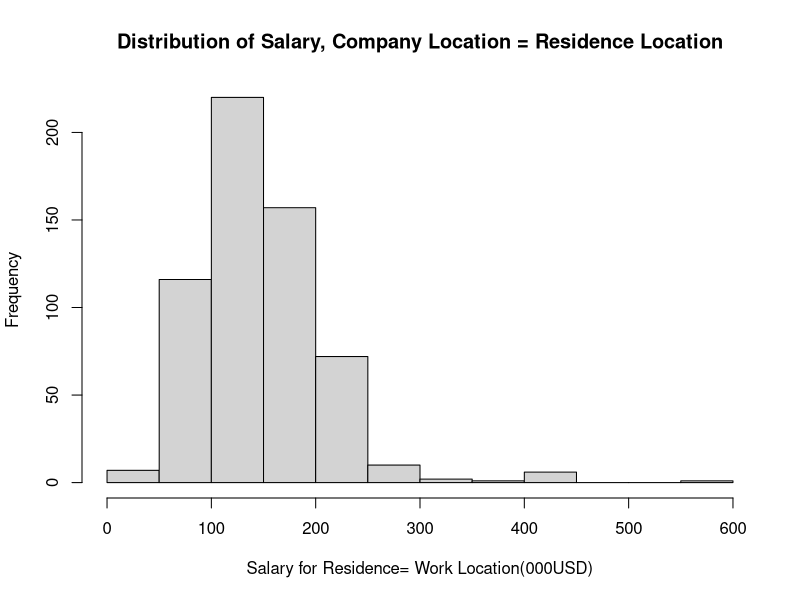
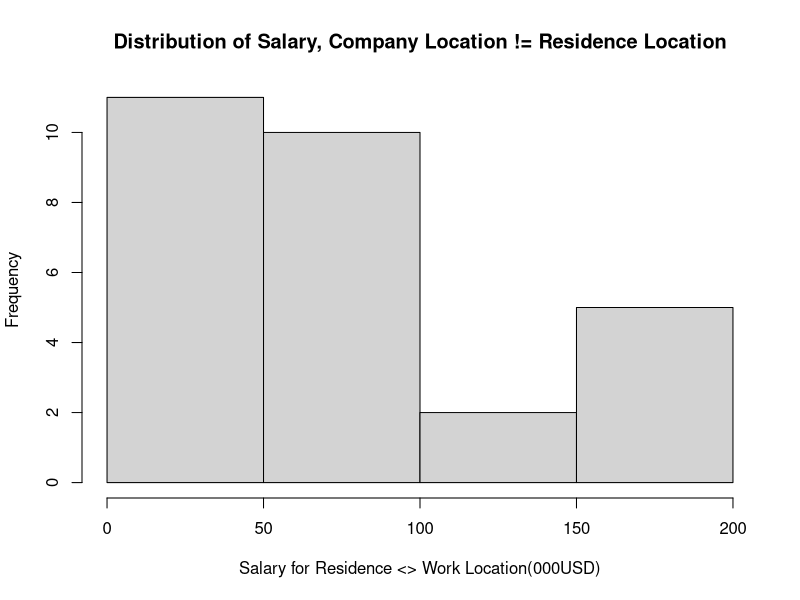
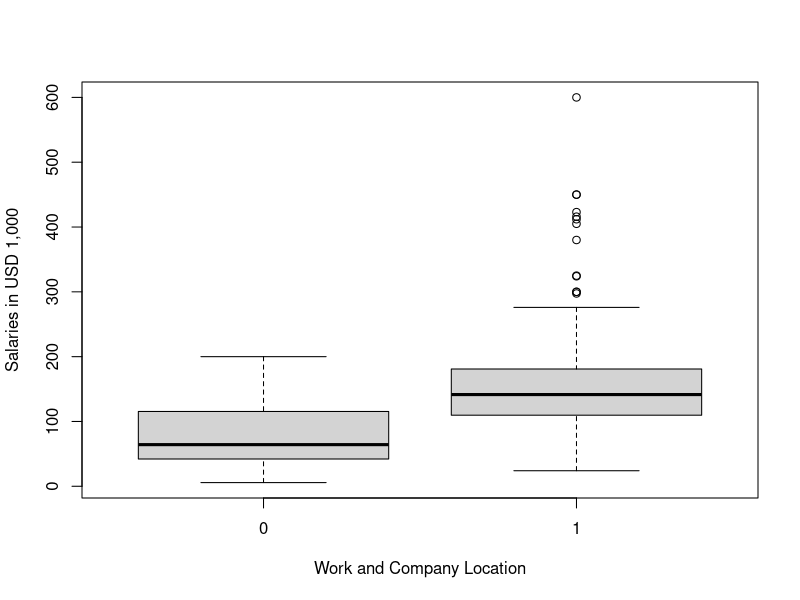
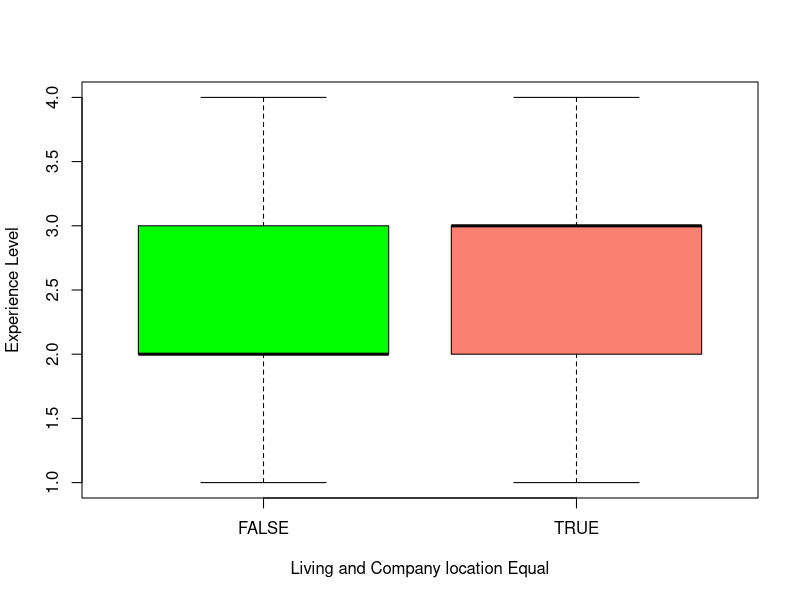
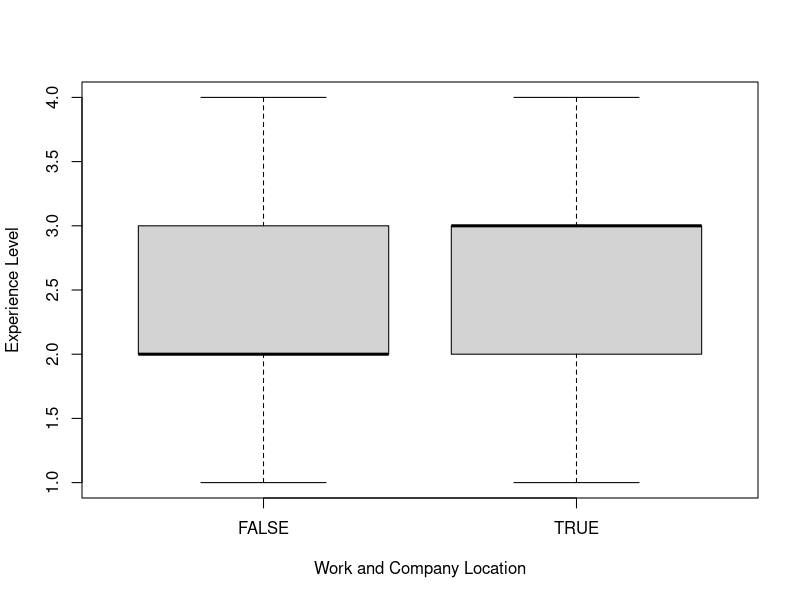
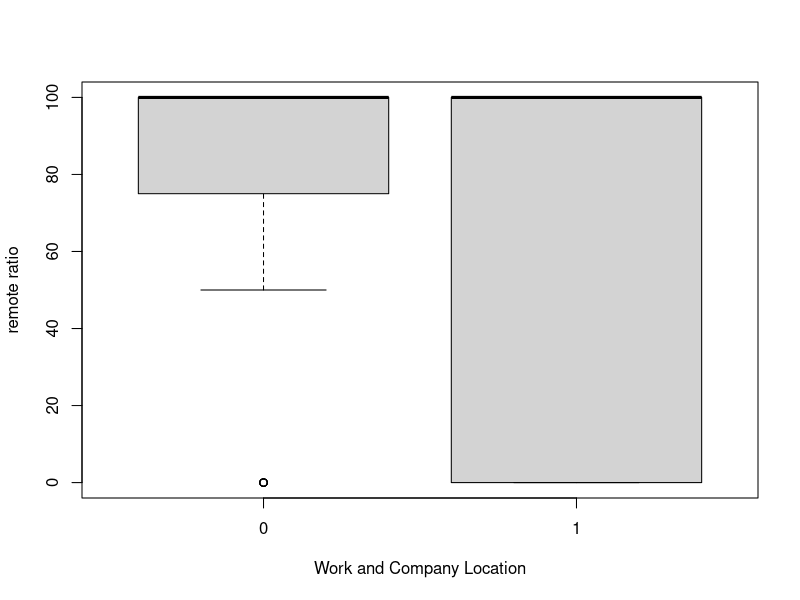
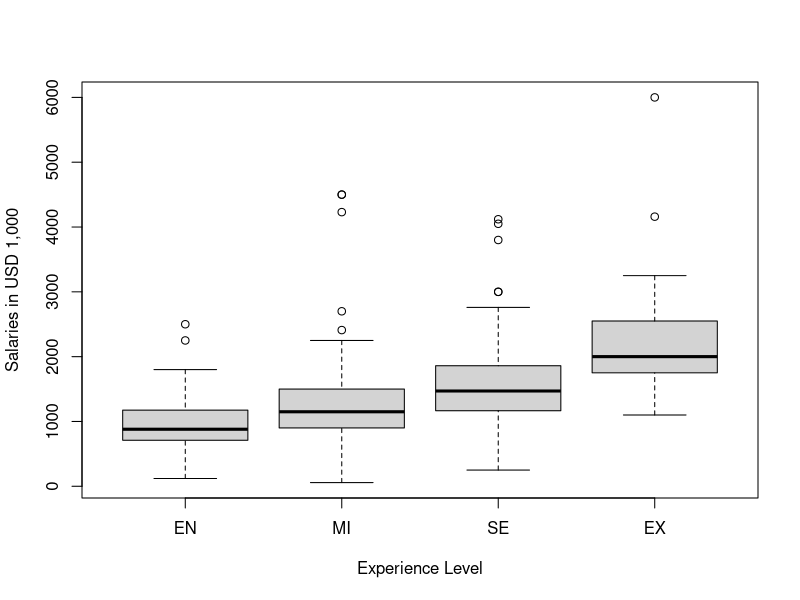
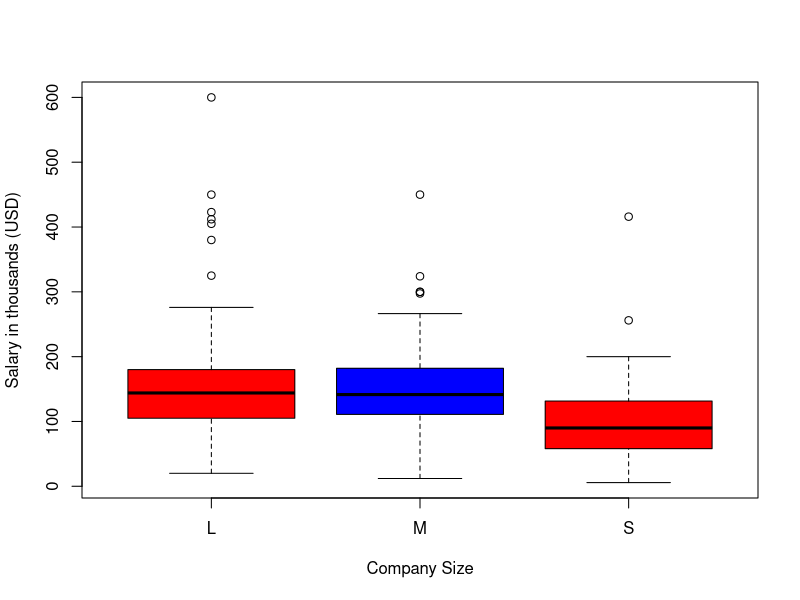

Reproduce these figures in R, in order.
#Data Science Project
#Section C - Team 37 - M/Th 10:30 am - 12:45 pm
#Alex Gille, Ana Paula Gonzalez, Arushi Dheer, Monil Soni, Xuchen Tan

#Libraries
{
library(readr)
library(ggplot2)
library(fastDummies)
}
  
#Question 1
{
  #We are trying to see what is the optimal salary that we will pay our employees depending on 
  #their work location, also taking into account the ratio of remote work they do.
  
  data <- read.csv("ai-job_salaries_dsProject.csv")
  #Creating Dummy Variables for Company vs Employee Residence
  EmployeeResidency <-  ifelse(data$company_location == data$employee_residence,1,0)
  data1 = cbind(data, EmployeeResidency)
  dataUSA <- data1$company_location == "US"
  dataUS <- data1[dataUSA,]
  
  #Creating Variables for Company size (j) and Experience Level (k)
  dataUS=transform(dataUS,j=ifelse(company_size=='M'|company_size == 'L',1,0))
  dataUS=transform(dataUS,k=ifelse(experience_level=='SE'|experience_level == 'EX',1,0))
  
  ## COMPUTING THE EFFECT OF THE TREATMENT VARIABLE
  ## The initial approach to compute the effect would be to compute the averages 
  ## over the observations that received the treatment (the employees that have 
  ## their residence and work location as US)
  ## E[Y|d=1]
  ## and the average over the observations that did not received the treatment
  ## E[Y|d=0]
  aggregate(salary_in_usd ~ EmployeeResidency, FUN = mean, data= dataUS) 
  res <- aggregate(salary_in_usd ~ EmployeeResidency, FUN = mean, data= dataUS) 
  ## Taking the difference
  ## E[Y|d=1]-E[Y|d=0]
  res$salary_in_usd[2] - res$salary_in_usd[1]
  ## which leads to a difference of  $67915.61 in salary of working in the same
  ##location as the residence (for the US)
  
  ## We will now run a t-test to obtain p-value for the null hypothesis 
  t.test( salary_in_usd ~ EmployeeResidency, data= dataUS)
  res <- t.test( salary_in_usd  ~ EmployeeResidency, data= dataUS )
  res$estimate[2]-res$estimate[1]
  ##the null hypothesis H0 = no effect of the treatment
  ## so we reject the null since p-value = .0000016 < .001
  ## and therefore cannot conclude that the means of the two groups are the same
  
  hist( (dataUS$salary_in_usd[ dataUS$EmployeeResidency==1 ])/1000, xlab='Salary for Residence= Work Location(000USD)', main = "Distribution of Salary, Company Location = Residence Location" )
  hist( (dataUS$salary_in_usd[ dataUS$EmployeeResidency==0 ])/1000, xlab='Salary for Residence <> Work Location(000USD)', main = "Distribution of Salary, Company Location != Residence Location" )
  
  ## Although we can conclude that the expected salary of a person residing in the
  #US given that they work for  US company is higher than if they work remotely,
  #It might not lead you to the causal impact (of treatment effect because of 
  #a selection bias since employees that live in the US as well also have different characteristics 
  ## in general
  ## d is not randomly assigned. It depends on firm characteristics, such as experience 
  ## or job title.
  
  ##Analysis of the importance of the factors that will be used for control levels
  
  #BOXPLOT for Live and work locations
  with(data = dataUS, boxplot(salary_in_usd/1000 ~ EmployeeResidency,
                              xlab = "Work and Company Location",
                              ylab = "Salaries in USD 1,000"))
  
  cor(dataUS$salary_in_usd, dataUS$EmployeeResidency == 1)
  #0.222
  
  #There is some positive correlation between salary and if the Work and Employee Residence are
  #both US. It seems to go up when the employee lives in the US, however, the correlation is 
  #small and further analysis would need to be done in order to pursue this conclusion.
  
  #Creating factors for experience Level in order to Control for it
  dataUS$experience_level <- factor(dataUS$experience_level,
                                    levels = c("EN","MI", "SE", "EX"),
                                    ordered = TRUE)
  summary(dataUS$experience_level)
  
  #BOXPLOT for Experience Level and remote work
  
  #Converting Experience Level to Numeric type to include it as a Control Factor
  # and to see the correlation between Experience and Employee Residence|Company Location
  str(dataUS$experience_level)
  head(as.numeric(dataUS$experience_level))
  head(dataUS$experience_level)
  
  dataUS$experience_level_numeric <- as.numeric(dataUS$experience_level)
  with(data = dataUS, boxplot(experience_level_numeric ~EmployeeResidency == 1,
                              xlab = "Living and Company location Equal",
                              ylab = "Experience Level", col = c("green", "salmon") ))
  
  
  with(data = dataUS, boxplot(experience_level_numeric ~ EmployeeResidency==1,
                              xlab = "Work and Company Location",
                              ylab = "Experience Level"))
  
  cor(dataUS$experience_level_numeric, dataUS$EmployeeResidency)
  #0.103
  
  # Based on the above analysis, there is little difference in the experience level of 
  #people that work within their country and those that have a difference residence than
  #US. 
  
  #BOXPLOT for  remote work
  with(data = data1, boxplot(remote_ratio ~ EmployeeResidency,
                             xlab = "Work and Company Location",
                             ylab = "remote ratio"))
  
  ## referring the model shown in the project above: 
  options(scipen = 5)
  with(data = dataUS, boxplot(salary_in_usd/100 ~ experience_level, xlab = "Experience Level", ylab = "Salaries in USD 1,000"))
  plot(factor(dataUS$company_size), dataUS$salary_in_usd/1000 ,xlab = "Company Size" ,ylab="Salary in thousands (USD)", col = c("red", "blue") )
  
  ##Modeling with Linear Regressions
  #FIRST LINEAR  regression [US]
  model1 <- lm(salary_in_usd ~ EmployeeResidency, data = dataUS)
  summary(model1)
  
  # Point estimate:67,916  #P-VALUE = 2.24 e -08
  #The expected average treatment effect that living and working in the same location
  #has on an employee's salary is $67,916 holding everything
  #else constant.
  
  model2 <- lm(salary_in_usd ~ EmployeeResidency + experience_level, data = dataUS)
  summary(model2)
  
  #Point estimate: $60, 506  #p-value: 1.13e-07
  #If we control for experience level, the point estimate decreases and the 
  #standard error also decreases. In this case, the expected average effect
  #on the salary of someone having the residence in their work location (US)
  #would be $60,506
  
  #Trying out interaction variables
  model3=lm(salary_in_usd~EmployeeResidency+j+k+EmployeeResidency*j+EmployeeResidency*k,data=dataUS)
  summary(model3)
  model4=lm(salary_in_usd~EmployeeResidency+j+k+EmployeeResidency*j,data=dataUS)
  summary(model4)
}

#Question 2
{
  #Is it cheaper to hire a part-time employee for different job lengths and titles? 

  #Read in data
  d <- read.csv("ai-job_salaries_dsProject.csv")
  d = data.frame(d, D_FT = d$employment_type == "FT")
  
  #Separate data into groups pf part time and full time
  PT = d[d$employment_type == "PT",]
  FT = d[d$employment_type == "FT",]
  unique(FT$job_title)
  
  #plot out the proportion of each group
  jobs = unique(PT$job_title)
  PT_job = list()
  FT_job = list()
  
  #extract data with corresponding job titles
  for(each in jobs){
    PT_job = append(PT_job,list(PT[PT$job_title == each,]))
    FT_job = append(FT_job,list(FT[FT$job_title == each,]))
  }
  summary(PT_job)
  
  job_name = c("Computer Vision Software Engineer","Data Scientist","Data Engineer","Data Analyst","AI Scientist","3D Computer Vision Researcher","ML Engineer","Computer Vision Engineer")
  names(PT_job) = job_name
  names(FT_job) = job_name
  PT_salary = c()
  FT_salary = c()
  salary = c()
  ET = c()
  job_list = c()
  
  # create data frame for plotting 
  for(each in jobs){
    salary = append(salary, mean(PT_job[[each]]$salary_in_usd))
    ET = append(ET, "PT")
    job_list = append(job_list, each)
    salary = append(salary, mean(FT_job[[each]]$salary_in_usd))
    ET = append(ET, "FT")
    job_list = append(job_list, each)
    PT_salary = append(PT_salary,mean(PT_job[[each]]$salary_in_usd))
    FT_salary = append(FT_salary, mean(FT_job[[each]]$salary_in_usd))
  }
  
  d_PT = data.frame(job_name, PT_salary)
  d_FT = data.frame(job_name, FT_salary)
  d_PF = data.frame(salary, job_list, ET)
  summary(d_FT)
  
  sal_data = cbind(d_PT, d_FT)
  ggplot(d_PT,aes(job_name, PT_salary))+geom_bar(stat = "identity")
  ggplot(d_FT, aes(job_name, FT_salary))+geom_bar(stat = "identity")
  ggplot(d_PF, aes(x = job_list,y= salary)) + geom_bar(aes(fill = ET),stat = "identity", position = "dodge")+labs(x = "Job Title", y = "Average Salary", fill = "Employment Type", title = "Salary Distribution Between Part Time and Full Time Across Different Posistion")
  unique(PT$company_location)
  
  #down sampling accross job title, company location, experience level
  exp_level = unique(PT$experience_level)
  country = unique(PT$company_location)
  FT = FT[FT$job_title %in% job_name,]
  FT = FT[FT$experience_level %in% exp_level,]
  FT = FT[FT$company_location %in% country,]
  
  #re-plot after down sampling
  num_FT = length(FT$work_year)
  num_PT = length(PT$work_year)
  n = num_FT+num_PT
  replot = data.frame(E = c("Full Time", "Part Time"), PartTime =c(num_FT/n, num_PT/n))
  ggplot(replot, aes(x = E, y = PartTime, fill = E)) + geom_bar(stat = "identity")+labs(title = "Part Time And Full Time distribution after down sampling",x = "Employment Type", y = "Proportion", fill = "Employment Type")
  
  #Making dummies for experience_level, company_location, employment_type, job_title
  d = rbind(PT, FT)
  d = dummy_cols(d, select_columns = "job_title", remove_first_dummy = TRUE)
  d = dummy_cols(d, select_columns = "company_location", remove_first_dummy = TRUE)
  d = data.frame(d, part_time = ifelse(d$employment_type == "PT", 1, 0))
  d = data.frame(d, entry_level = ifelse(d$experience_level == "EN", 1, 0))
  new_d = data.frame(d[,13:29], salary = d$salary_in_usd)
  
  #Model 1
  m = lm(salary~., data = new_d)
  summary(m)
  
  #Model 2
  m2 = lm(salary~part_time+entry_level+company_location_US+company_location_IN, data = new_d)
  summary(m2)
  
  #Model 3
  m3 = lm(salary~part_time+entry_level+part_time*entry_level+company_location_US+company_location_IN, data = new_d)
  summary(m3)
}

#Question 3
{
  #We want to understand that, for a given workload, how much does an increase in remote ratio change the salary expected by the employee?
  
  # Read in Data
  require(Matching)
  data <- read.csv("ai-job_salaries_dsProject.csv")
  
  # Preparing Experience Variable
  data$experience_level <- factor(data$experience_level,
                                  levels = c("EN", "MI", "SE", "EX"),
                                  ordered = TRUE)
  summary(data$experience_level)
  options(scipen = 5)
  
  # Change the points on x-axis to full names
  with(data = data, boxplot(salary_in_usd/1000 ~ experience_level,
                            xlab = "Experience Level",
                            ylab = "Salaries in USD 1,000"))
  
  
  # Converting Experience Level to Numeric type to include it as a Control Factor
  str(data$experience_level)
  head(as.numeric(data$experience_level))
  head(data$experience_level)
  
  data$experience_level_numeric <- as.numeric(data$experience_level)
  with(data = data, boxplot(salary_in_usd/1000 ~ experience_level_numeric,
                            xlab = "Experience Level",
                            ylab = "Salaries in USD 1,000"))
  
  
  ### Employment Type
  head(data$employment_type)
  unique(data$employment_type)
  
  # While one may classify employment type as an ordinal factor, I'm choosing to
  # go with a simple factor. As such while a contract work is temporary, during 
  # the course of the work, it is equivalent to a full time job. 
  data$employment_type <- factor(data$employment_type)
  with(data = data, boxplot(salary_in_usd/1000 ~ employment_type,
                            xlab = "Employment Type",
                            ylab = "Salaries in USD 1,000" ))
  
  summary(data$employment_type)
  
  ### Job Title
  managerial_titles <- c("Director of Data Science",
                         "Principal Data Scientist",
                         "Head of Data Science",
                         "Lead Data Scientist",
                         "Data Science Manager",
                         "Data Engineering Manager",
                         "Machine Learning Manager",
                         "Data Analytics Manager",
                         "Head of Data",
                         "Director of Data Engineering" )
  data$manager <- data$job_title %in% managerial_titles
  with(data = data, boxplot(salary_in_usd/1000 ~ manager,
                            xlab = "Individual Contributor (False) vs Manager (True)",
                            ylab = "Salaries in USD 1,000" ))
  
  ### Company Size 
  head(data$company_size)
  data$company_size <- factor(data$company_size,
                              levels = c("S", "M", "L"),
                              ordered = TRUE)
  summary(data$company_size)
  data$company_size_numeric <- as.numeric(data$company_size)
  
  with(data = data, boxplot(salary_in_usd/1000 ~ company_size_numeric,
                            xlab = "Company Size",
                            ylab = "Salaries in USD 1,000"))
  
  ### Linear Model
  # Since we want to understand the marginal effect of a variable (remote ratio), 
  # we use linear model for it. This will give us the coefficient for given 
  # variables which we interpret as a marginal effect. 
  
  # Unfortunately, while the remote ratio variable looks like a range, it is, 
  # in essence, a categorical variable and so, we convert it to factor. 
  data$remote_ratio <- factor(data$remote_ratio)
  with(data = data, boxplot(salary_in_usd/1000 ~ remote_ratio,
                            xlab = "Remote Ratio",
                            ylab = "Salaries in USD 1,000"))
  
  # To account for the distribution of salaries vs. remote ratio, we understand 
  # that this distribution looks like $y = x^2$. Thus, we take the square root 
  # of salary_in_usd variable to make the relationship more linear. 
  linear_model <- lm(sqrt(salary_in_usd) ~ remote_ratio + employment_type
                     + experience_level_numeric + manager + company_size_numeric
                     + (experience_level_numeric + manager + company_size_numeric)^2,
                     data = data)
  summary(linear_model)
  
  # While we get coefficients of dummy variables remote_ratio50 and remote_ratio100, 
  # the p-value for remote_ratio100 is 0.95! This is a very high p-value and 
  # indicative that there is a high probability that this coefficient is zero. 
  # 
  # Moreover, data is also distributed unevenly. For example, there are 
  # significantly low observations for part time compared to full time. On a similar
  # note, the distribution for salary against remote ratio is not an accurate representation of salary but of the available data. Thus, "fitting" our model to this distribution is an incorrect way to go. 
  # 
  # We conclude that while linear model might be simple to understand, it might not 
  # be a good choice to elicit causal effects for this case.
  
  # Creating Dummy Variables For Remote Ratio
  data$d_0 <- data$remote_ratio == 0
  data$d_50 <- data$remote_ratio == 50
  data$d_100 <- data$remote_ratio == 100
  
  #############
  ### Observing the impact of making a job 50% remote from completely onsite
  #############
  
  # We only keep jobs with 0% and 50% remote ratio because we essentially want 
  # to isolate the effect of making job 50% remote from 0% remote. 
  data_0_50 <- data[data$d_100 == 0, ]
  
  # Here the treatment is 1 when job is 50% remote. In other cases, we've only 
  # considered cases when job is completely on-site. Thus, the treatment effect 
  # will give us the salary change my remote ratio changes from 0% to 50% remote.
  lm.no_remote_to_50_remote <- glm(d_50 ~ employment_type + experience_level_numeric + manager + company_size_numeric, data = data_0_50, family = "binomial")
  
  rr.no_remote_to_50_remote <- Match(Y = data_0_50$salary_in_usd, 
                                     Tr = data_0_50$d_50, 
                                     X = lm.no_remote_to_50_remote$fitted.values)
  summary(rr.no_remote_to_50_remote)
  
  #############
  ### Observing the impact of making a job 100% remote from 50% remote
  #############
  
  # We only keep jobs with 50% and 100% remote ratio because we essentially want 
  # to isolate the effect of making job 100% remote from 50% remote. 
  data_50_100 <- data[data$d_0 == 0, ]
  
  # Here the treatment is 1 when job is 100% remote. 
  lm.50_remote_to_100_remote <- glm(d_100 ~ employment_type + experience_level_numeric + manager + company_size_numeric, data = data_50_100, family = "binomial")
  
  rr.50_remote_to_100_remote <- Match(Y = data_50_100$salary_in_usd, 
                                      Tr = data_50_100$d_100,
                                      X = lm.50_remote_to_100_remote$fitted.values)
  summary(rr.50_remote_to_100_remote)
  
  #############
  ### Observing the impact of making a job 100% remote from completely onsite
  #############
  # We only keep jobs with 0% and 100% remote ratio because we essentially want 
  # to isolate the effect of making job 100% remote from 0% remote. 
  data_0_100 <- data[data$d_50 == 0, ]
  
  # Here the treatment is 1 when job is 100% remote
  lm.no_remote_to_100_remote <- glm(d_100 ~ employment_type + experience_level_numeric + manager + company_size_numeric, data = data_0_100, family = "binomial")
  
  rr.no_remote_to_100_remote <- Match(Y = data_0_100$salary_in_usd, 
                                      Tr = data_0_100$d_100, 
                                      X = lm.no_remote_to_100_remote$fitted.values)
  summary(rr.no_remote_to_100_remote)
}

#Question 4
{
  #If a job has a managerial title, how does the salary of that position compare to one
  #with a more baseline title for jobs of similar work
  
  #Read in Data
  data = read.csv("ai-job_salaries_dsProject.csv")

  #Potential Titles from data
  #-Applied Data Scientist
  #-Data Science Consultant
  #-Data Science Engineer
  #-Data Science Manager
  #-Data Scientist
  #-Director of Data Science
  #-Head of Data Science
  #-Lead Data Scientist
  #-Principal Data Scientist
  #-Staff Data Scientist
  
  #Titles we viewed as managerial titles
  TitleAnalysisDS = (data[which(data$job_title %in% c("Director of Data Science",
                                                      "Principal Data Scientist",
                                                      "Head of Data Science",
                                                      "Lead Data Scientist",
                                                      "Data Science Manager",
                                                      "Data Scientist")),])
  
  #Analyzed the sample size of each title
  DataScienceManager = (data[TitleAnalysisDS$job_title == "Data Science Manager",])
  length(DataScienceManager)
  #11 obsv
  
  DirectorDS = (TitleAnalysisDS[TitleAnalysisDS$job_title == "Director of Data Science",])
  summary(DirectorDS$salary_in_usd)
  length(DirectorDS$salary_in_usd)
  #8 obsv
  
  PrincipalDS = (TitleAnalysisDS[TitleAnalysisDS$job_title == "Principal Data Scientist",])
  summary(PrincipalDS$salary_in_usd)
  length(PrincipalDS$salary_in_usd)
  #7 obsv
  
  HeadDS = (TitleAnalysisDS[TitleAnalysisDS$job_title == "Head of Data Science",])
  summary(HeadDS$salary_in_usd)
  length(HeadDS$salary_in_usd)
  #4 obsv
  
  LeadDS = (TitleAnalysisDS[TitleAnalysisDS$job_title == "Lead Data Scientist",])
  summary(LeadDS$salary_in_usd)
  length(LeadDS$salary_in_usd)
  #5 obsv
  
  DS = (TitleAnalysisDS[TitleAnalysisDS$job_title == "Data Scientist",])
  summary(DS$salary_in_usd)
  length(DS$salary_in_usd)
  #232 obsv
  
  #Label whether a non-entry level DS job has a special manager-themed title
  TitleAnalysisDS = transform(TitleAnalysisDS,
                              manager_DS_title = ifelse(job_title=="Data Scientist", 0, 1))
  
  summary(factor(TitleAnalysisDS$manager_DS_title))
  #Base Data Science Title = 202 obsv
  #Managerial Data Science Title = 51 obsv
  
  #Focus specifically on Senior level jobs, as we can assume responsibilities should be similar
  #Use experience level as a proxy for similar responsibilities
  SeniorOnly = TitleAnalysisDS[TitleAnalysisDS$experience_level == 'SE',]
  
  boxplot(SeniorOnly$salary_in_usd~SeniorOnly$manager_DS_title, xlab = 'Manager-based Title', ylab = 'Salary in USD')
  
  summary(factor(SeniorOnly$manager_DS_title))
  #Base Data Science Title = 128 obsv
  #Managerial Data Science Title = 29 obsv
  
  #Create a boxplot for exploration
  boxplot(SeniorOnly$salary_in_usd~SeniorOnly$manager_DS_title, xlab = 'Manager-based Title', ylab = 'Salary in USD')
  
  #Linear model exploring title effect of salary for senior level data science roles
  
  summary(lm(salary_in_usd ~ manager_DS_title,
             data = SeniorOnly))
  
  #Reflections
  #What would I do if I had more data?
  #-Look into how specific titles may affect salary
  #-Drill down into specific countries to see how this may vary between countries and work cultures
  #-Look at specific years of experience to get a better equivalent of similar jobs
}
